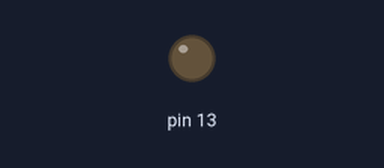
Simulated run of this sketch. Board: Arduino Uno, built with avr-gcc and run on an emulated ATmega328P. Parts: output pins drawn as LEDs (lit = HIGH).

Above: at 1.0 s.
At 20.7 s:
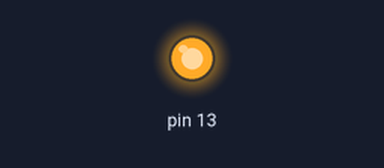
Timing chart, 0 to 21.6 s (numbered marks = the images above):
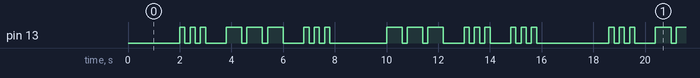

The sketch:

sos2.ino
```cpp
const int unit = 200;  // ms
String alfabet = "so";
String tabell[] = {"...","---"};

void setup() {
  pinMode(13, OUTPUT);
}

void skicka(int on, int off) {
  digitalWrite(13, HIGH);  // turn the LED on (HIGH is the voltage level)
  delay(on*unit);          // wait for on millis
  digitalWrite(13, LOW);   // turn the LED off by making the voltage LOW
  delay(off*unit);         // wait for off millis
}

void sendLetter(String dd) {
  for (int k=0; k<dd.length(); k++) {
    char d = dd[k];
    if (d == '.') skicka(1,1);
    if (d == '-') skicka(3,1);
  }
  delay(3*unit);
}

void sendSentence(String letters) {
  delay(10*unit);
  for (int i=0; i<letters.length(); i++) {
    char letter = letters[i];
    if (letter == ' ') {
      delay(7*unit);
    } else {
      int index = alfabet.indexOf(letter);
      sendLetter(tabell[index]);
    }
  }
}

void loop() {
  sendSentence("sos oss");
}
```

Measured:
- by itself, pin 13: moves between LOW and HIGH, repeating every 16.6 s
- by itself, everything shown: repeats every 16.6 s, in 36 steps
